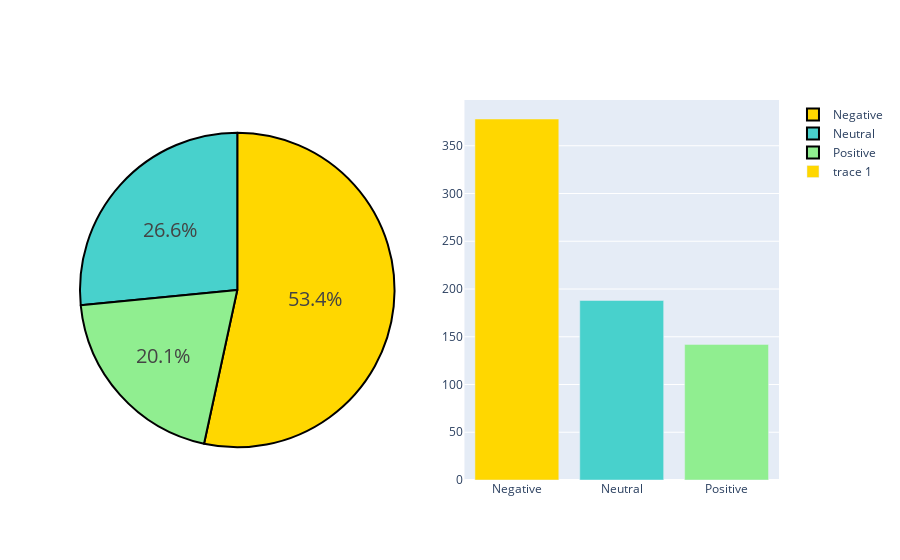

This figure's notebook cell:
### Code cell
fig = make_subplots(rows=1, cols=2, specs=[[{"type": "pie"}, {"type": "bar"}]])
colors = ['gold', 'mediumturquoise', 'lightgreen'] # darkorange
fig.add_trace(go.Pie(labels=df.label_name.value_counts().index,
                             values=df.label.value_counts().values), 1, 1)

fig.update_traces(hoverinfo='label+percent', textfont_size=20,
                  marker=dict(colors=colors, line=dict(color='#000000', width=2)))

fig.add_trace(go.Bar(x=df.label_name.value_counts().index, y=df.label.value_counts().values, marker_color = colors), 1,2)

fig.show()

### Figure 1 — Plotly figure (JSON) as saved in the notebook; plotly's stock layout.template omitted (floating-point values rounded to 4 significant figures)
{"data": [{"domain": {"x": [0, 0.45], "y": [0, 1]}, "hoverinfo": "label+percent", "labels": ["Negative", "Neutral", "Positive"], "marker": {"colors": ["gold", "mediumturquoise", "lightgreen"], "line": {"color": "#000000", "width": 2}}, "textfont": {"size": 20}, "type": "pie", "values": [378, 188, 142]}, {"marker": {"color": ["gold", "mediumturquoise", "lightgreen"]}, "type": "bar", "x": ["Negative", "Neutral", "Positive"], "xaxis": "x", "y": [378, 188, 142], "yaxis": "y"}], "layout": {"xaxis": {"anchor": "y", "domain": [0.55, 1]}, "yaxis": {"anchor": "x", "domain": [0, 1]}}}
